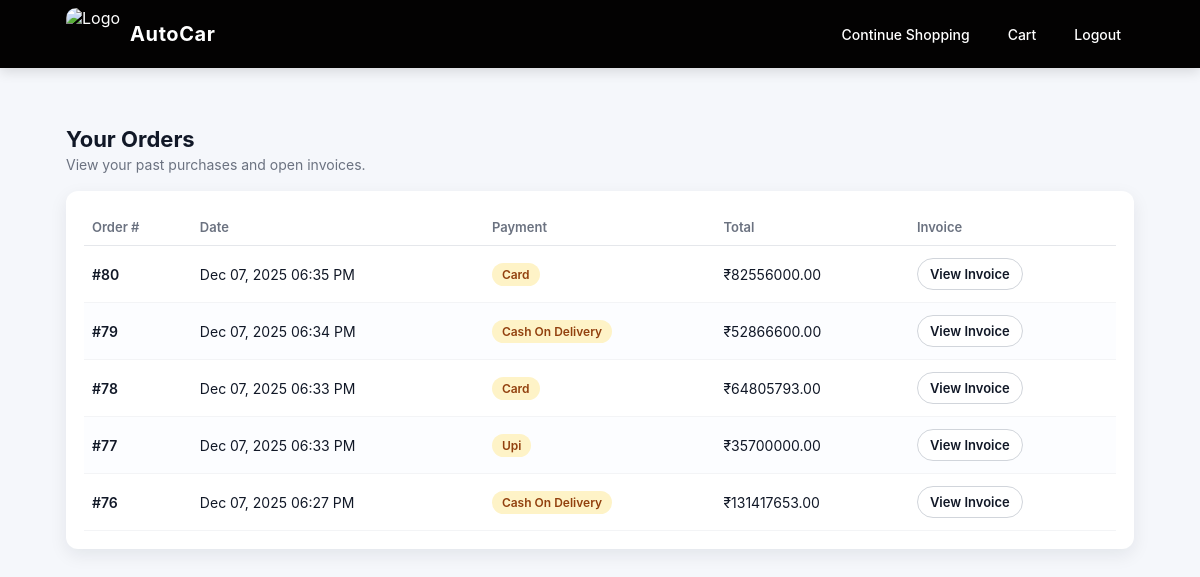
Before: /history/ (signed in) with the older database file.
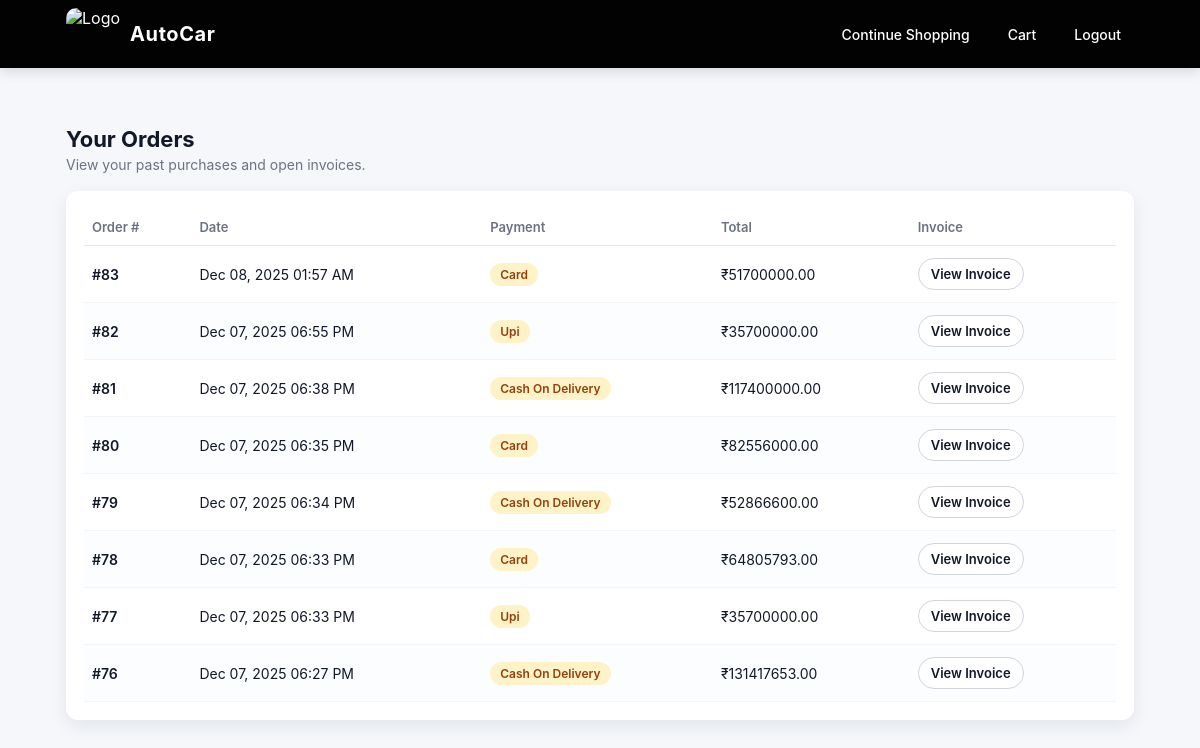
After: the same page with the newer database file.
### ecomapp/models.py (models this page shows)
class Order(models.Model):
    user = models.ForeignKey(User_reg, on_delete=models.CASCADE)
    total_price = models.DecimalField(max_digits=20, decimal_places=2)
    created_at = models.DateTimeField(auto_now_add=True)
    payment_method = models.CharField(max_length=50)

### ecomapp/views.py (the view)
# urls.py: path('history/', views.history, name='history'),
def history(request):
    user = get_current_user(request)
    if not user:
        return redirect('login')
    orders = Order.objects.filter(user=user).order_by('-id')
    return render(request, "history.html", {
        "orders": orders,
    })

### ecomapp/views.py (called while the page is built)
def get_current_user(request):
    user_id = request.session.get('id')
    if not user_id:
        return None
    return User_reg.objects.filter(id=user_id).first()

### templates/history.html (shortened to what this page needs)
<!DOCTYPE html>
<html lang="en">
<head>
</head>
<body>
  <nav>
    <div class="nav-inner">
      <div class="brand">
        <img class="site-logo"
          src="https://cdn.vectorstock.com/i/1000v/65/92/automotive-logo-badges-premium-collection-vector-33986592.jpg"
          alt="Logo">
        <a href="{% url 'userdashb' %}" class="site-name">AutoCar</a>
      </div>
      <div class="nav-links">
        <a href="{% url 'userdashb' %}">Continue Shopping</a>
        <a href="{% url 'usercart' %}">Cart</a>
        <a href="/userlogout/">Logout</a>
      </div>
    </div>
  </nav>
  {% load tz %}
  <div class="page-wrapper">
    <div class="page-header">
      <div>
        <h1>Your Orders</h1>
        <div class="sub">View your past purchases and open invoices.</div>
      </div>
    </div>
    <div class="card">
      {% if orders %}
      <div style="overflow-x:auto;">
        <table>
          <thead>
            <tr>
              <th>Order #</th>
              <th>Date</th>
              <th>Payment</th>
              <th>Total</th>
              <th>Invoice</th>
            </tr>
          </thead>
          <tbody>
            {% for order in orders %}
            <tr>
              <td class="order-id">#{{ order.id }}</td>
              <td>
                {% if order.created_at %}
                {{ order.created_at|localtime|date:"M d, Y h:i A" }}
                {% endif %}
              </td>
              <td>
                {% if order.payment_method %}
                <span class="badge">{{ order.payment_method|title }}</span>
                {% else %}
                <span class="badge">N/A</span>
                {% endif %}
              </td>
              <td>₹{{ order.total_price }}</td>
              <td>
                <a href="{% url 'invoice' order.id %}" class="btn btn-outline">
                  View Invoice
                </a>
              </td>
            </tr>
            {% endfor %}
          </tbody>
        </table>
      </div>
      {% endif %}
    </div>
  </div>
</body>
</html>

Changed rows visible on the page:
added Order: id "83", created_at "Dec 08, 2025 01:57 AM", payment_method "Card", total_price "51700000.00"
added Order: id "82", created_at "Dec 07, 2025 06:55 PM", payment_method "Upi", total_price "35700000.00"
added Order: id "81", created_at "Dec 07, 2025 06:38 PM", payment_method "Cash On Delivery", total_price "117400000.00"
